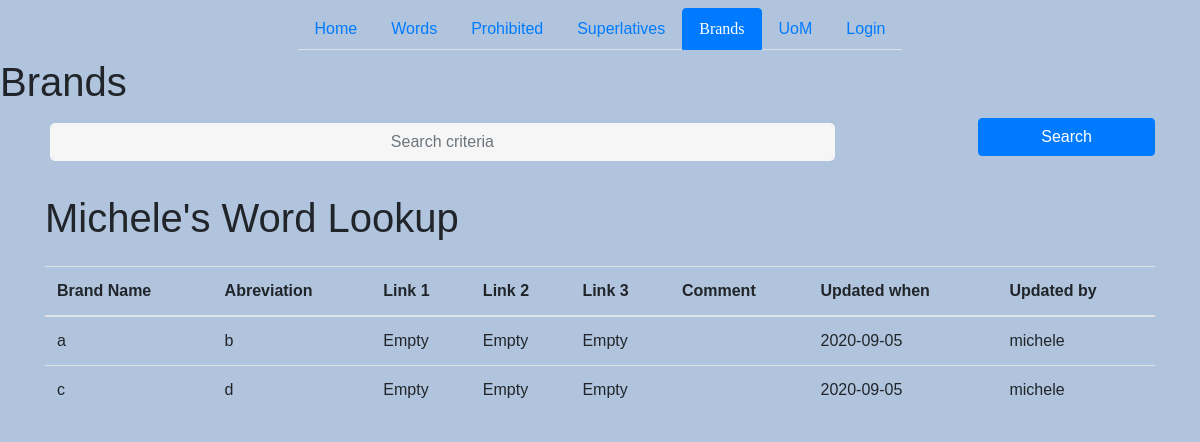
/brands, run on the app's committed database.
### models.py (models this page shows)
class Brands(db.Model):
    id = db.Column(db.Integer, primary_key=True)
    brandname = db.Column(db.String(120), nullable=False, unique=True)
    abbreviation = db.Column(db.String(120), nullable=True)
    ss1 = db.Column(db.String(120), nullable=True)
    ss2 = db.Column(db.String(120), nullable=True)
    ss3 = db.Column(db.String(120), nullable=True)
    comment = db.Column(db.String(120), nullable=True)
    updated_by = db.Column(db.Integer, db.ForeignKey('user.id'), nullable=False)
    updated_when = db.Column(db.DateTime, nullable=False, default=datetime.utcnow)

### routes.py (the view)
@app.route('/brands', methods=['GET', 'POST'])
def brands():
    if request.method == 'POST':
        if request.form['brandname'] == '':
            return "brands cannot be empty"
        else:
            brandname = request.form['brandname']
            abbreviation = request.form['abbreviation']
            ss1 = request.form['ss1']
            ss2 = request.form['ss2']
            ss3 = request.form['ss3']
            comment = request.form['comment']
            brands = Brands(brandname=brandname, abbreviation=abbreviation, ss1=ss1, ss2=ss2,ss3=ss3, comment=comment, updated_by=current_user.username)
            try:
                db.session.add(brands)
                db.session.commit()
                return redirect('/brands')
            except:
                return "There was a problem adding new brands."
    else:
        brands = Brands.query.order_by(Brands.updated_when).all()
        return render_template('brands.html', brands=brands)

### templates/brands.html (shortened to what this page needs)
{% extends 'base.html' %}
{% block content %}
<h1> Brands </h1>
<div class="container">
<form action="/brands/search" method="POST">
    <div class="form-row">
        <div class="col-sm-10 my-1">
            <input type="text" class="form-control" name="search" id="search" placeholder="Search criteria" >
        </div>
        <div class="col-sm-2 my-1">
            <button type="submit" class="btn btn-primary btn-block">Search</button>
        </div>
    </div>
</form>
</div>
<div class="container">
    <h1 class="my-4">Michele's Word Lookup</h1>
    {% if brands|length < 1 %}
    <h3 style="color:Red;"><p>No brands like {{ searchword}} found</p></h3>
    <meta http-equiv="refresh" content="2; URL={{ url_for('brands')}}">
    {% else %}
    <table class="table">
        <thead>
            <tr>
                <th>Brand Name</th>
                <th>Abreviation</th>
                <th>Link 1</th>
                <th>Link 2</th>
                <th>Link 3</th>
                <th>Comment</th>
                <th>Updated when</th>
                <th>Updated by</th>
            </tr>
        </thead>
        <tbody>
            {% for brands in brands %}
            <tr>
                <td>{{ brands.brandname }}</a></td>
                <td>{{ brands.abbreviation }}</a></td>
                {% if brands.ss1 != '' %}
                    <td><a href="{{ brands.ss1 }}">Link</a></td>
                {% else %}
                    <td>Empty</td>
                {% endif %}
                {% if brands.ss2 != '' %}
                    <td><a href="{{ brands.ss2 }}">Link</a></td>
                {% else %}
                    <td>Empty</td>
                {% endif %}
                {% if brands.ss3 != '' %}
                    <td><a href="{{ brands.ss3 }}">Link</a></td>
                {% else %}
                    <td>Empty</td>
                {% endif %}
                <td>{{ brands.comment}}</a></td>
                <td>{{ brands.updated_when.date() }}</td>
                <td>{{ brands.updated_by}}</td>
            </tr>
            {% endfor %}
        </tbody>
    </table>
    {% endif %}
</div>
{% endblock content %}

### static/css/main.css (style rules this page uses)
body { background: lightsteelblue; }
html { background-color: #56baed; }
body { font-family: 'Arial', 'Times New Roman' ; height: 100vh; }
input[type=text], input[type=password] { background-color: #f6f6f6; border: none; color: #0d0d0d; padding: 15px 32px; text-align: center; text-decoration: none; display: inline-block; font-size: 16px; margin: 5px; width: 85%; border: 2px solid #f6f6f6; -webkit-transition: all 0.5s ease-in-out; -moz-transition: all 0.5s ease-in-out; -ms-transition: all 0.5s ease-in-out; -o-transition: all 0.5s ease-in-out; transition: all 0.5s ease-in-out; -webkit-border-radius: 5px 5px 5px 5px; border-radius: 5px 5px 5px 5px; }
input[type=text]:placeholder { color: #cccccc; }

### data on the page
Brands: brandname "a", abbreviation "b", ss1 "Empty", ss2 "Empty", ss3 "Empty", updated_when "2020-09-05", updated_by "michele"
Brands: brandname "c", abbreviation "d", ss1 "Empty", ss2 "Empty", ss3 "Empty", updated_when "2020-09-05", updated_by "michele"
